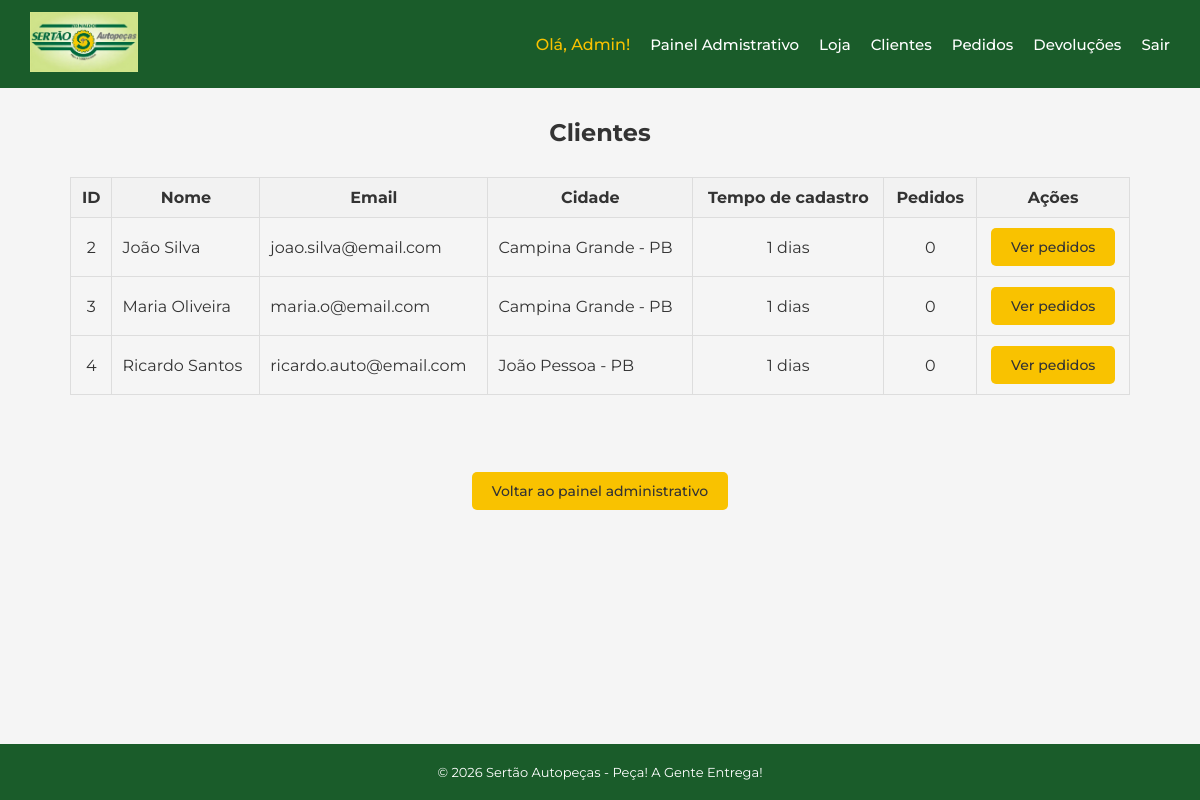
The app's page /admin/clientes (signed in), older data.
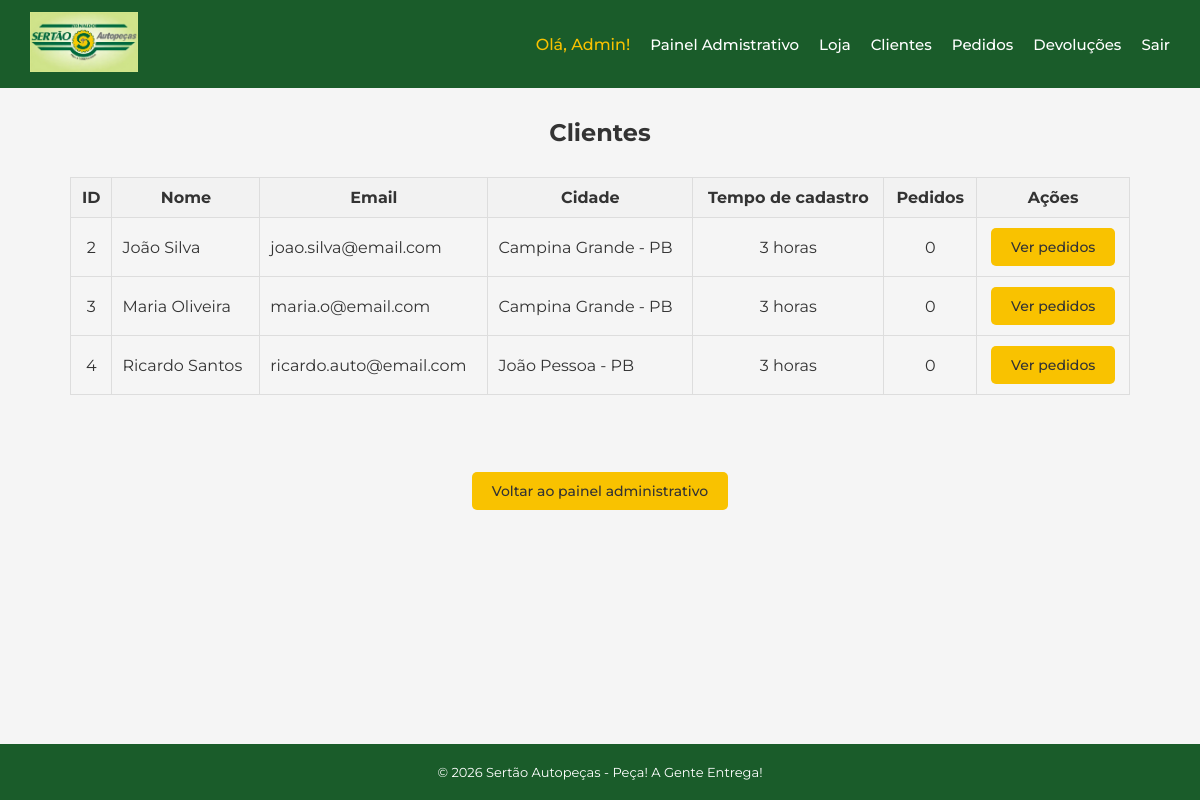
The same page, newer data.
### app/models.py (models this page shows)
class Usuario(UserMixin, db.Model):
    id = db.Column(db.Integer, primary_key=True)
    nome = db.Column(db.String(100), nullable=False)
    email = db.Column(db.String(100), nullable=False, unique=True)
    senha = db.Column(db.String(100), nullable=False)
    perfil = db.Column(db.String(100), nullable=False)
    endereco = db.Column(db.String(200), nullable=True)
    cidade = db.Column(db.String(100), nullable=True)
    estado = db.Column(db.String(2), nullable=True)
    cep = db.Column(db.String(9), nullable=True)
    data_cadastro = db.Column(db.DateTime, default=agora_brasilia)
    pedidos = db.relationship('Pedido', back_populates='usuario')

### app/routes/admin.py (the view)
@admin.route('/admin/clientes')
@login_required
def listar_clientes():
    if current_user.perfil != 'ADMIN':
        return redirect('/loja')
    clientes = Usuario.query.filter_by(perfil='CLIENTE').all()
    for cliente in clientes:
        if cliente.data_cadastro:
            diff = datetime.now() - cliente.data_cadastro
            dias = diff.days
            if dias > 0:
                cliente.tempo_cadastro = f"{dias} dias"
            else:
                horas = diff.seconds // 3600
                cliente.tempo_cadastro = f"{horas} horas"
        else:
            cliente.tempo_cadastro = "N/A"
        cliente.total_pedidos = len(cliente.pedidos)
    return render_template('admin/clientes.html', clientes=clientes)

### app/models.py (called while the page is built)
@login_manager.user_loader
def load_user(user_id):
    return Usuario.query.get(int(user_id))

### app/templates/admin/clientes.html (shortened to what this page needs)
{% extends 'base.html' %}
{% block conteudo %}
<h2 style="text-align: center;">Clientes</h2>
{% if clientes %}
<table style="width: 100%; border-collapse: collapse; margin-top: 30px;">
    <thead>
        <tr style="background-color: #f2f2f2;">
            <th style="padding: 10px; border: 1px solid #ddd;">ID</th>
            <th style="padding: 10px; border: 1px solid #ddd;">Nome</th>
            <th style="padding: 10px; border: 1px solid #ddd;">Email</th>
            <th style="padding: 10px; border: 1px solid #ddd;">Cidade</th>
            <th style="padding: 10px; border: 1px solid #ddd;">Tempo de cadastro</th>
            <th style="padding: 10px; border: 1px solid #ddd;">Pedidos</th>
            <th style="padding: 10px; border: 1px solid #ddd;">Ações</th>
        </tr>
    </thead>
    <tbody>
        {% for cliente in clientes %}
        <tr>
            <td style="padding: 10px; border: 1px solid #ddd; text-align: center;">
                {{ cliente.id }}
            </td>
            <td style="padding: 10px; border: 1px solid #ddd;">
                {{ cliente.nome }}
            </td>
            <td style="padding: 10px; border: 1px solid #ddd;">
                {{ cliente.email }}
            </td>
            <td style="padding: 10px; border: 1px solid #ddd;">
                {{ cliente.cidade }} - {{ cliente.estado }}
            </td>
            <td style="padding: 10px; border: 1px solid #ddd; text-align: center;">
                {{ cliente.tempo_cadastro }}
            </td>
            <td style="padding: 10px; border: 1px solid #ddd; text-align: center;">
                {{ cliente.total_pedidos }}
            </td>
            <td style="padding: 10px; border: 1px solid #ddd; text-align: center;">
                <a href="/admin/clientes/{{ cliente.id }}/pedidos"
                   class="btn btn-primary">
                    Ver pedidos
                </a>
            </td>
        </tr>
        {% endfor %}
    </tbody>
</table>
{% else %}
<div style="text-align: center; margin-top: 30px;">
    <p>Nenhum cliente encontrado.</p>
</div>
{% endif %}
    <br><br><br>
    <div style="text-align: center; margin-top: 20px;">
        <a href="/admin" class="btn btn-primary">Voltar ao painel administrativo</a>
    </div>
{% endblock %}

### app/templates/base.html (shortened to what this page needs)
<!DOCTYPE html>
<html lang="pt-BR">
<head>
</head>
<body>
<nav class="navbar">
    <a href="/loja">
        <img src="/static/logo.jpeg" alt="Sertão Autopeças">
    </a>
    <div class="navbar-links">
        {% if current_user.is_authenticated %}
            <span class="navbar-user">Olá, {{ current_user.nome }}!</span>
            {% if current_user.perfil == 'CLIENTE' %}
                <a href="/loja">Loja</a>
                <a href="/carrinho">Carrinho</a>
                <a href="/meus-pedidos">Meus Pedidos</a>
            {% else %}
                <a href="/admin">Painel Admistrativo</a>
                <a href="/">Loja</a>
                <a href="/admin/clientes">Clientes</a>
                <a href="/admin/pedidos">Pedidos</a>
                <a href="/admin/devolucoes">Devoluções</a>
            {% endif %}
            <a href="/logout">Sair</a>
        {% else %}
            <a href="/loja">Loja</a>
            <a href="/login">Login</a>
            <a href="/cadastro">Cadastre-se</a>
        {% endif %}
    </div>
</nav>
<div class="container">
    {% block conteudo %}{% endblock %}
</div>
<footer class="footer">
    <p>© 2026 Sertão Autopeças - Peça! A Gente Entrega!</p>
</footer>
</body>
</html>

### app/templates/base.html (style rules this page uses)
* { margin: 0; padding: 0; box-sizing: border-box; }
body { font-family: 'Montserrat', sans-serif; background-color: #f5f5f5; color: #333333; display: flex; flex-direction: column; min-height: 100vh; }
.navbar { background-color: #1a5c2a; padding: 12px 30px; display: flex; align-items: center; justify-content: space-between; }
.navbar img { height: 60px; }
.navbar-links { display: flex; align-items: center; gap: 20px; }
.navbar-links a { color: #ffffff; text-decoration: none; font-weight: 500; font-size: 15px; }
.navbar-user { color: #f9c200; font-weight: 500; }
.container { max-width: 1100px; width: 100%; margin: 30px auto; padding: 0 20px; flex: 1; }
.btn { display: inline-block; padding: 10px 20px; border: none; border-radius: 5px; cursor: pointer; font-size: 14px; font-weight: 500; text-decoration: none; }
.btn-primary { background-color: #f9c200; color: #333333; }
.footer { background-color: #1a5c2a; color: #ffffff; text-align: center; padding: 20px; font-size: 13px; }

Row changes from the older to the newer data that the page shows:
changed Usuario "João Silva": tempo_cadastro "1 dias" → "3 horas"
changed Usuario "Maria Oliveira": tempo_cadastro "1 dias" → "3 horas"
changed Usuario "Ricardo Santos": tempo_cadastro "1 dias" → "3 horas"
